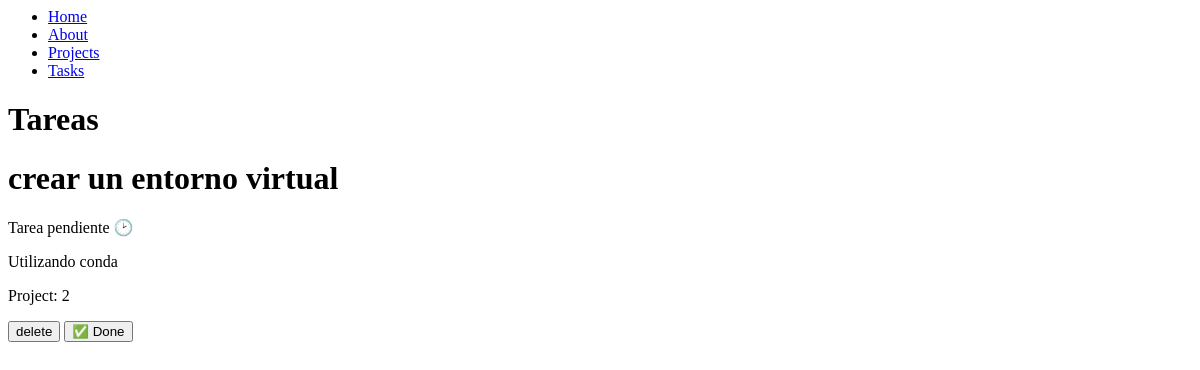
/tasks/, run on an earlier commit of the app's database.
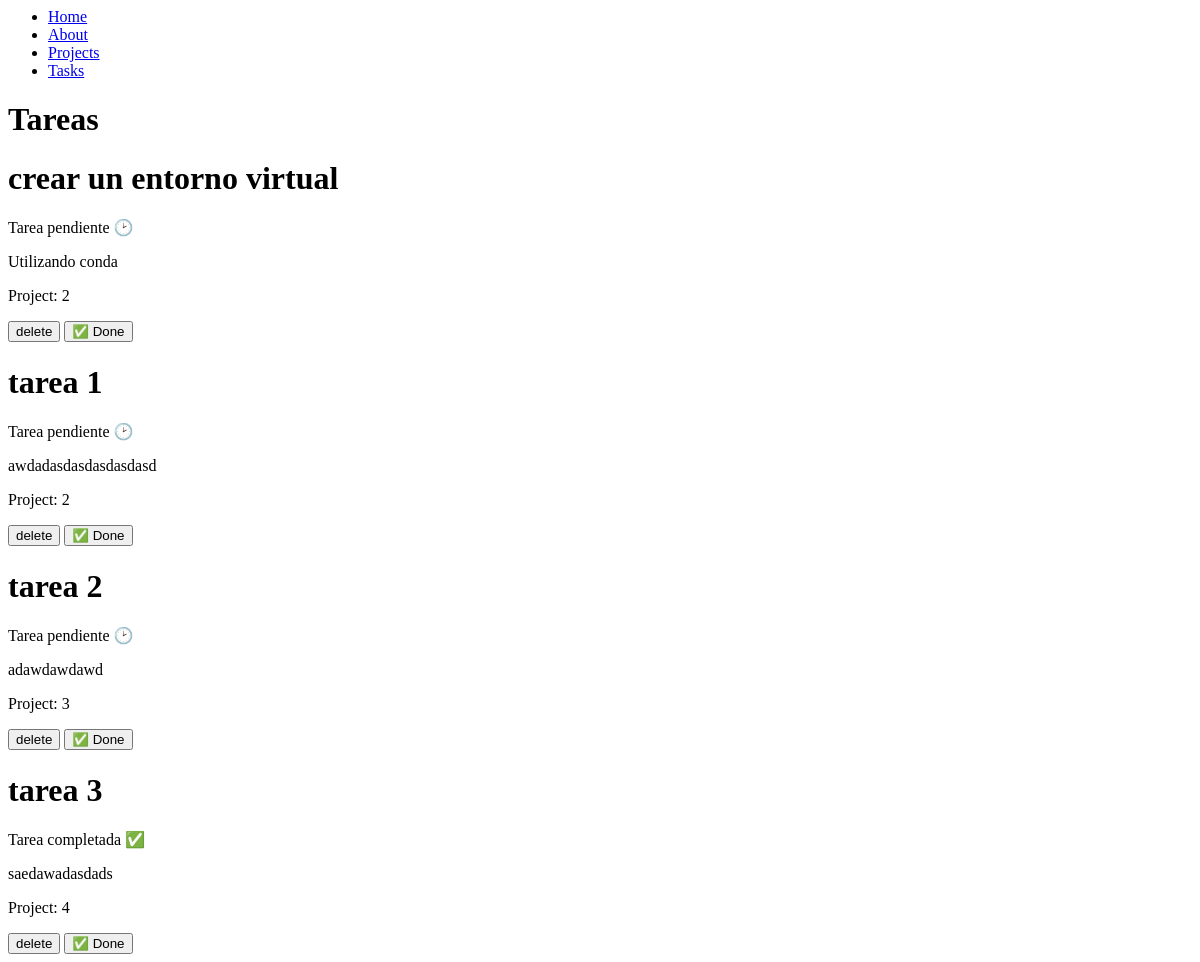
And on a later commit of the database.
### myapp/models.py (models this page shows, shortened)
class Task(models.Model):
    title = models.CharField(max_length=200)
    description = models.TextField()
    project = models.ForeignKey(Project, on_delete=models.CASCADE) #Se relaciona con foreign key de Project y se elimina en cascada
    done = models.BooleanField(default=False)

class Project(models.Model):
    name = models.CharField(max_length=200)

### myapp/views.py (the view)
# urls.py: path('tasks/', views.tasks),
def tasks(request):
    tasks = Task.objects.all()
    return render(request, 'tasks.html', {
        'tasks': tasks
    })

### myapp/templates/tasks.html
{% extends 'layouts/base.html' %}
{% block content %}
<h1>Tareas</h1>
{% for t in tasks %}
<div>
    <h1>{{t.title}}</h1>
    {% if t.done == False %}
    <p>Tarea pendiente 🕑</p>
    {% else %}
    <p>Tarea completada ✅</p>
    {% endif %}
    <p>{{t.description}}</p>
    <p>Project: {{t.project.id}}</p>
      <button>
        delete
    </button>
    <button>
        ✅ Done
    </button>
</div>
{% endfor %}
{% endblock %}

### myapp/templates/layouts/base.html
<nav>
    <ul>
        <li>
            <a href="/">Home</a>
        </li>
        <li>
            <a href="/about">About</a>
        </li>
        <li>
            <a href="/projects">Projects</a>
        </li>
        <li>
            <a href="/tasks">Tasks</a>
        </li>
    </ul>
</nav>
{% block content %}
{% endblock%}

What changed in the data, as far as the page shows it:
added Task: title "tarea 1", done "Tarea pendiente 🕑", description "awdadasdasdasdasdasd", project.id "2"
added Task: title "tarea 2", done "Tarea pendiente 🕑", description "adawdawdawd", project.id "3"
added Task: title "tarea 3", done "Tarea completada ✅", description "saedawadasdads", project.id "4"
